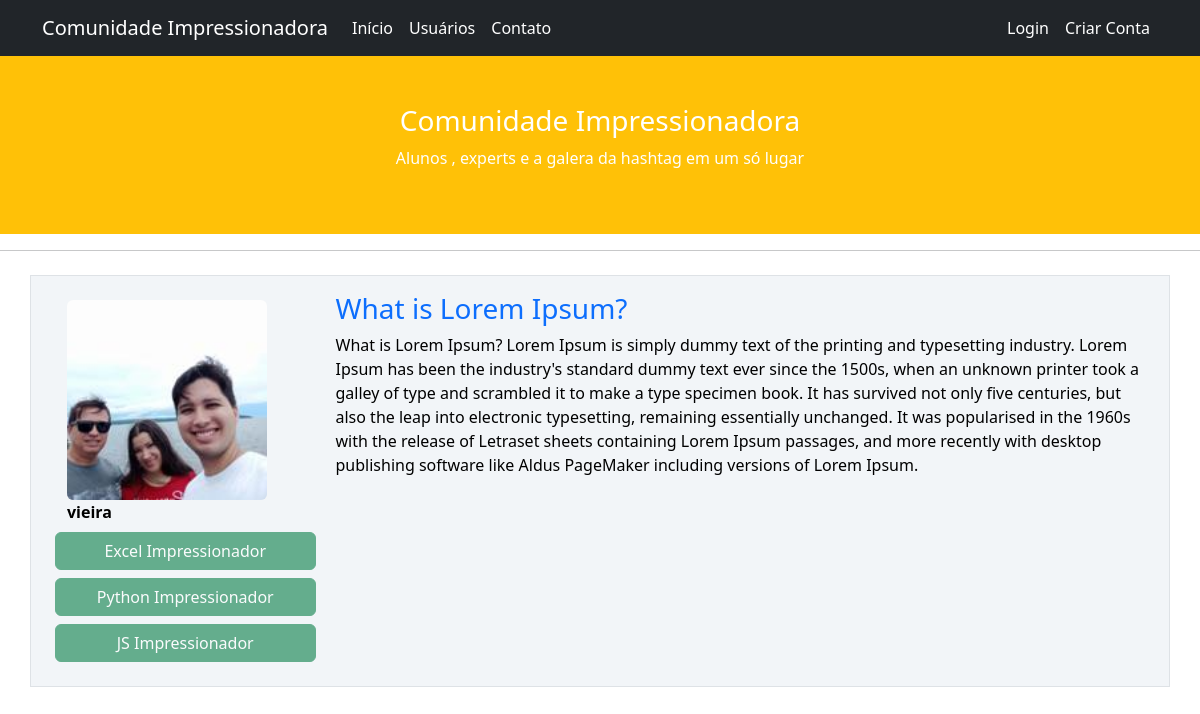
Before: / with the older database file.
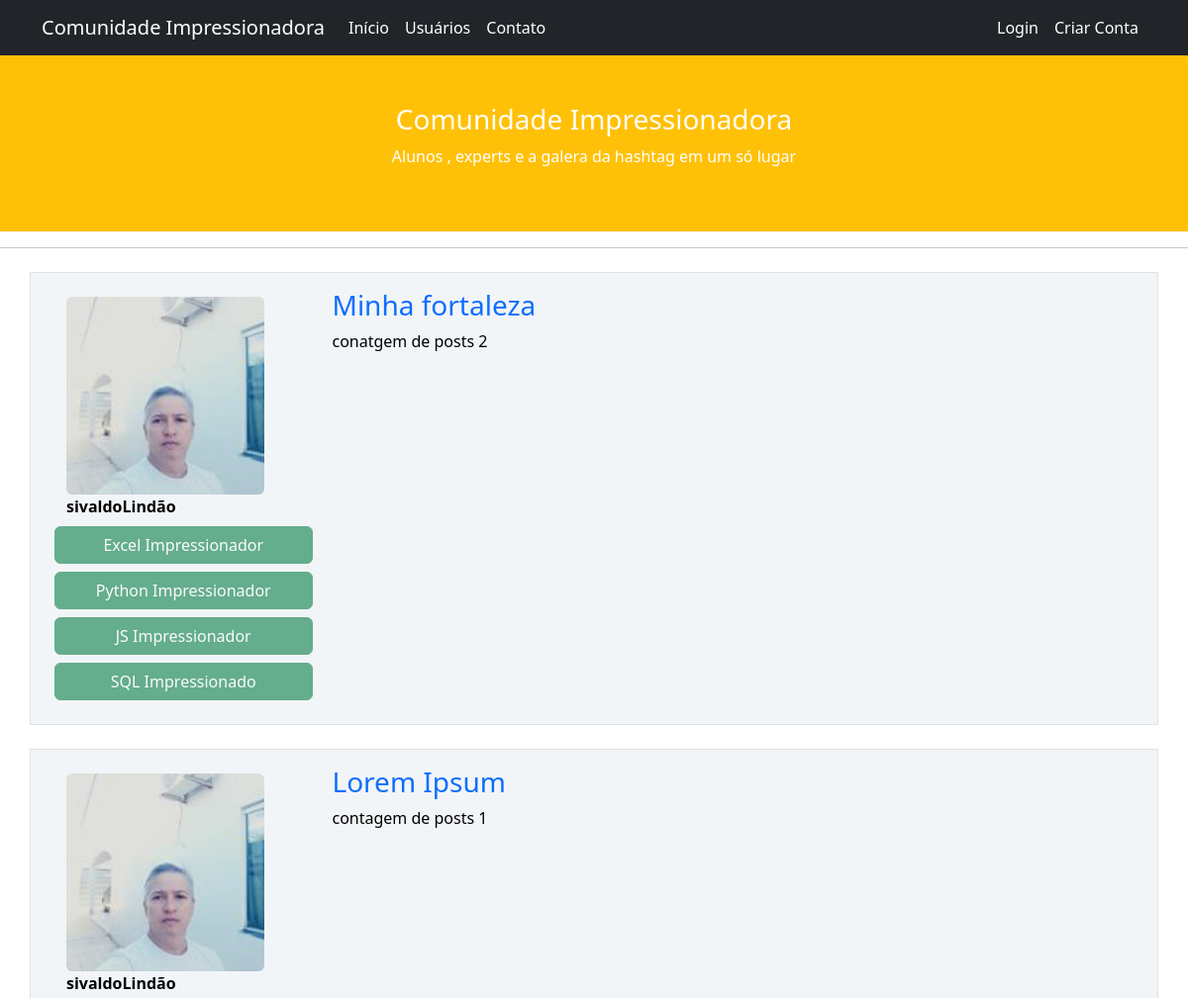
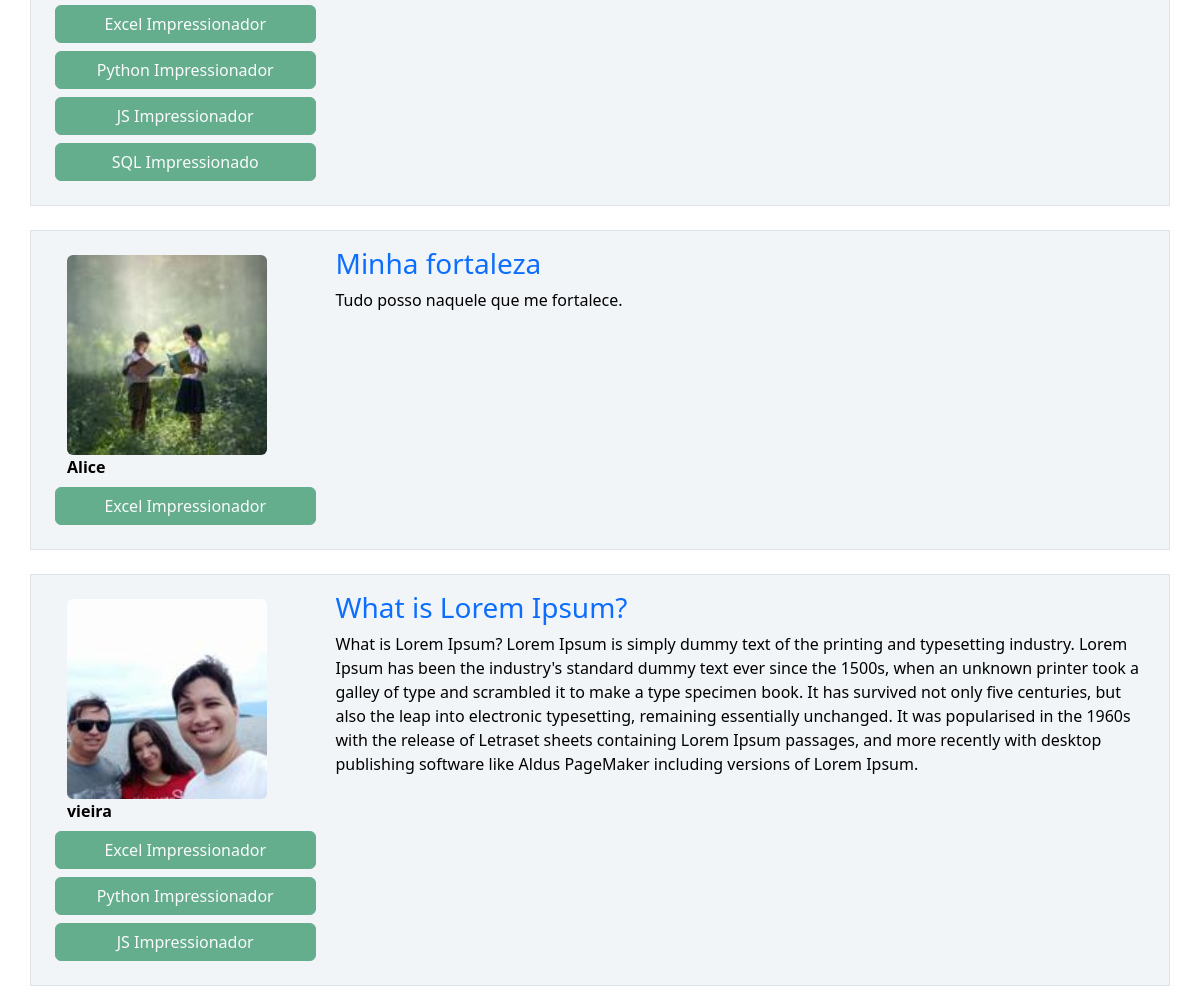
After: the same page with the newer database file (2 pictures, top to bottom).
### comunidadeimpressionadora/models.py (models this page shows, shortened)
class Post(database.Model):
     id = database.Column(database.Integer, primary_key=True)
     titulo =  database.Column(database.String, nullable=False)
     corpo =  database.Column(database.Text, nullable=False)
     data_criacao =  database.Column(database.DateTime, nullable=False, default=datetime.now)
     id_usuario = database.Column(database.Integer,
                                  database.ForeignKey('usuarios.id'),
                                  nullable=False)#relacao desta tabela com de Usuario

class Usuarios(database.Model, UserMixin):
    id = database.Column(database.Integer, primary_key=True)
    username = database.Column(database.String, nullable=False)
    email = database.Column(database.String, nullable=False, unique=True)
    senha = database.Column(database.String(80), nullable=False)
    foto_perfil = database.Column(database.String, default='default.jpg')
    posts = database.relationship('Post', backref='autor', lazy=True)
    cursos = database.Column(database.String, nullable=False, default='Não Informado')

### comunidadeimpressionadora/routes.py (the view)
@app.route('/')   #pagina de inicio
def home():
    posts = Post.query.order_by(Post.id.desc())#ordena os posts em ordem decrescente
    return render_template('home.html', posts=posts)#envia os posts  para pagina home.html

### comunidadeimpressionadora/templates/home.html
{% extends 'base.html' %}
{% block body %}
<div class="container mt-3">
       {% for post in posts %}
     <div class="row  border mt-4 p-3 meupost">
        <div class="col col-3  ">
              <div class="image p-2">
                  <img src="{{ url_for('static', filename='fotos_perfil/{}'.format(post.autor.foto_perfil)) }}" class="rounded" width="200" >
                    <strong>{{ post.autor.username }}</strong>
                  <div class="row justify-content-center">
                        {% for curso in post.autor.cursos.split(';') %}
                             <button type="button" class="btn btn-success mt-2 btn-block" disabled>{{ curso }}</button>
                        {% endfor %}
                </div>
              </div>
        </div>
        <div class="col col-9" >
            <a class="text-decoration-none " href="{{ url_for('exibir_post', post_id=post.id) }}"><h3>{{ post.titulo }}</h3></a>
            <p>{{ post.corpo }}</p>
        </div>
    </div>
      {% endfor %}
</div>
{% endblock %}

### comunidadeimpressionadora/templates/base.html (shortened to what this page needs)
<!DOCTYPE html>
<html lang="pt-br">
<head>
    <link rel="stylesheet" type="text/css" href="{{ url_for('static', filename='style.css') }}">
<link href="https://cdn.jsdelivr.net/npm/bootstrap@5.3.3/dist/css/bootstrap.min.css" rel="stylesheet">
</head>
<body>
    {% include 'navbar.html' %}
       <div class="container-fluid p-5 bg-warning text-white text-center">
  <h3>Comunidade Impressionadora</h3>
  <p>Alunos , experts e a galera da hashtag em um só lugar</p>
</div>
<hr>
    {% block body %}
    {% endblock %}
</body>
</html>

### comunidadeimpressionadora/templates/navbar.html
<nav class="navbar navbar-expand-lg navbar-light bg-dark navbar-custom  ">
  <div class="container-fluid container ">
    <a class="navbar-brand .navbar-nav .nav-link" href="{{ url_for('home') }}">Comunidade Impressionadora</a>
    <div class="collapse navbar-collapse " id="navbarSupportedContent">
      <ul class="navbar-nav me-auto mb-2 mb-lg-0 ">
        <li class="nav-item">
          <a class="nav-link" aria-current="page" href="{{ url_for('home') }}">Início</a>
        </li>
        <li class="nav-item">
          <a class="nav-link" href="{{ url_for('usuarios') }}">Usuários</a>
        </li>
        <li class="nav-item">
          <a class="nav-link" href="{{ url_for('contato') }}">Contato</a>
        </li>
      </ul>
      <ul class="d-flex navbar-nav mr-0">
        {% if current_user.is_authenticated %}
          <li class="nav-item">
            <a class="nav-link" href="{{ url_for('criar_post') }}">Criar Post</a>
          </li>
          <li class="nav-item">
            <a class="nav-link" href="{{ url_for('perfil') }}">Meu Perfil</a>
          </li>
          <li class="nav-item">
            <a class="nav-link" href="{{ url_for('sair') }}">Sair</a>
          </li>
        {% else %}
          <li class="nav-item">
            <a class="nav-link" href="{{ url_for('login') }}">Login</a>
          </li>
          <li class="nav-item">
            <a class="nav-link" href="{{ url_for('criarConta') }}">Criar Conta</a>
          </li>
        {% endif %}
      </ul>
    </div>
  </div>
</nav>

### comunidadeimpressionadora/static/style.css (style rules this page uses)
.navbar-custom .navbar-nav .nav-link { color: white !important; }
.navbar-custom .navbar-brand { color: white !important; }
.meupost { background: #f2f5f8 !important; color: #000 !important; }
.image img { width: 200px; height: 200px; object-fit: cover; }

Changed rows visible on the page:
added Post: foto_perfil (picture), autor.username "sivaldoLindão", curso "Excel Impressionador" "Python Impressionador" "JS Impressionador" "SQL Impressionado", titulo "Minha fortaleza", corpo "conatgem de posts 2"
added Post: foto_perfil (picture), autor.username "sivaldoLindão", curso "Excel Impressionador" "Python Impressionador" "JS Impressionador" "SQL Impressionado", titulo "Lorem Ipsum", corpo "contagem de posts 1"
added Post: foto_perfil (picture), autor.username "Alice", titulo "Minha fortaleza", corpo "Tudo posso naquele que me fortalece."
added Usuarios: cursos "Excel Impressionador"
